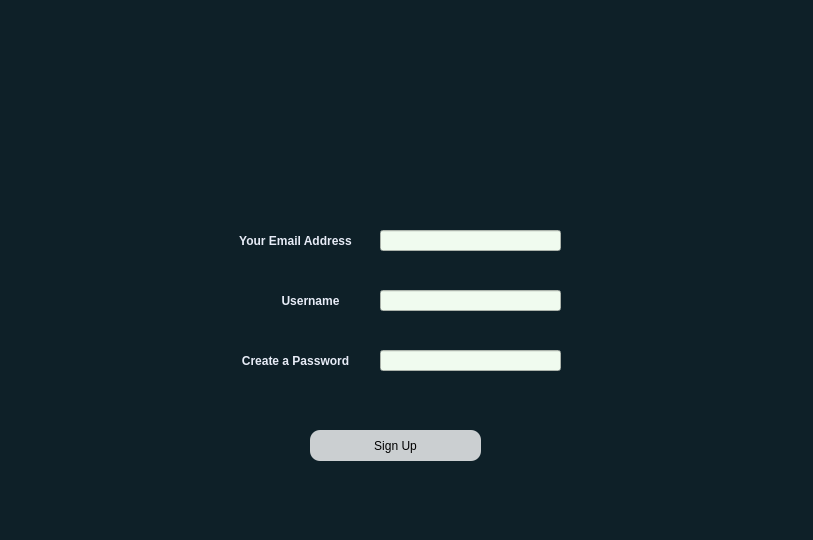
<?xml version="1.0" encoding="UTF-8"?>
<ui version="4.0">
 <class>Dialog</class>
 <widget class="QDialog" name="Dialog">
  <property name="geometry">
   <rect>
    <x>0</x>
    <y>0</y>
    <width>813</width>
    <height>540</height>
   </rect>
  </property>
  <property name="windowTitle">
   <string>Dialog</string>
  </property>
  <property name="styleSheet">
   <string notr="true">background-color: rgb(14, 32, 40);</string>
  </property>
  <widget class="QLabel" name="label">
   <property name="geometry">
    <rect>
     <x>210</x>
     <y>250</y>
     <width>60</width>
     <height>16</height>
    </rect>
   </property>
   <property name="text">
    <string/>
   </property>
  </widget>
  <widget class="QLabel" name="u_name_label">
   <property name="geometry">
    <rect>
     <x>230</x>
     <y>230</y>
     <width>131</width>
     <height>21</height>
    </rect>
   </property>
   <property name="font">
    <font>
     <weight>75</weight>
     <bold>true</bold>
    </font>
   </property>
   <property name="styleSheet">
    <string notr="true">color: rgb(231, 236, 247);</string>
   </property>
   <property name="text">
    <string>Your Email Address</string>
   </property>
   <property name="alignment">
    <set>Qt::AlignCenter</set>
   </property>
  </widget>
  <widget class="QLineEdit" name="uname_lineEdit">
   <property name="geometry">
    <rect>
     <x>380</x>
     <y>290</y>
     <width>181</width>
     <height>21</height>
    </rect>
   </property>
   <property name="styleSheet">
    <string notr="true">background-color: rgb(240, 251, 239);</string>
   </property>
   <property name="inputMask">
    <string/>
   </property>
   <property name="text">
    <string/>
   </property>
   <property name="echoMode">
    <enum>QLineEdit::Normal</enum>
   </property>
  </widget>
  <widget class="QLabel" name="u_name_label_2">
   <property name="geometry">
    <rect>
     <x>260</x>
     <y>290</y>
     <width>101</width>
     <height>21</height>
    </rect>
   </property>
   <property name="font">
    <font>
     <weight>75</weight>
     <bold>true</bold>
    </font>
   </property>
   <property name="styleSheet">
    <string notr="true">color: rgb(231, 236, 247);</string>
   </property>
   <property name="text">
    <string>Username</string>
   </property>
   <property name="alignment">
    <set>Qt::AlignCenter</set>
   </property>
  </widget>
  <widget class="QLineEdit" name="email_lineEdit">
   <property name="geometry">
    <rect>
     <x>380</x>
     <y>230</y>
     <width>181</width>
     <height>21</height>
    </rect>
   </property>
   <property name="styleSheet">
    <string notr="true">background-color: rgb(240, 251, 239);</string>
   </property>
  </widget>
  <widget class="QLineEdit" name="password_lineEdit">
   <property name="geometry">
    <rect>
     <x>380</x>
     <y>350</y>
     <width>181</width>
     <height>21</height>
    </rect>
   </property>
   <property name="styleSheet">
    <string notr="true">background-color: rgb(240, 251, 239);</string>
   </property>
   <property name="inputMask">
    <string/>
   </property>
   <property name="text">
    <string/>
   </property>
   <property name="echoMode">
    <enum>QLineEdit::Password</enum>
   </property>
  </widget>
  <widget class="QLabel" name="pass_label_2">
   <property name="geometry">
    <rect>
     <x>230</x>
     <y>350</y>
     <width>131</width>
     <height>21</height>
    </rect>
   </property>
   <property name="font">
    <font>
     <weight>75</weight>
     <bold>true</bold>
    </font>
   </property>
   <property name="styleSheet">
    <string notr="true">color: rgb(231, 236, 247);</string>
   </property>
   <property name="text">
    <string>Create a Password</string>
   </property>
   <property name="alignment">
    <set>Qt::AlignCenter</set>
   </property>
  </widget>
  <widget class="QPushButton" name="signup_btn">
   <property name="geometry">
    <rect>
     <x>310</x>
     <y>430</y>
     <width>171</width>
     <height>31</height>
    </rect>
   </property>
   <property name="styleSheet">
    <string notr="true">QPushButton#signup_btn{
background-color:rgba(2,65,118,255);
background-color:rgba(255,255,255,200);
border-radius:10px;
}
QPushButton#signup_btn:pressed{
padding-left:5px;
padding-top:5px;
background-color:rgb(255, 255, 255);
background-position:calc(100%-10px)center;
}
QPushButton#signup_btn:hover{
background-color:rgb(255, 255, 255);}</string>
   </property>
   <property name="text">
    <string>Sign Up</string>
   </property>
  </widget>
  <widget class="QLabel" name="label_2">
   <property name="geometry">
    <rect>
     <x>320</x>
     <y>40</y>
     <width>171</width>
     <height>131</height>
    </rect>
   </property>
   <property name="text">
    <string/>
   </property>
   <property name="pixmap">
    <pixmap>../../../../Downloads/WhatsApp Image 2021-06-20 at 2.56.01 PM (1).jpeg</pixmap>
   </property>
   <property name="scaledContents">
    <bool>true</bool>
   </property>
  </widget>
 </widget>
 <resources/>
 <connections/>
</ui>
